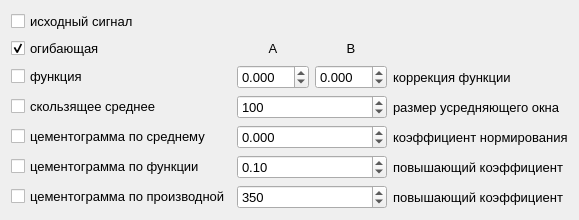
   <widget class="QWidget" name="gridLayoutWidget">
    <property name="geometry">
     <rect>
      <x>130</x>
      <y>720</y>
      <width>543</width>
      <height>201</height>
     </rect>
    </property>
    <layout class="QGridLayout" name="gridLayout" columnstretch="6,0,0">
     <property name="sizeConstraint">
      <enum>QLayout::SetDefaultConstraint</enum>
     </property>
     <item row="6" column="2">
      <widget class="QLabel" name="label_10">
       <property name="font">
        <font>
         <pointsize>10</pointsize>
        </font>
       </property>
       <property name="text">
        <string>повышающий коэффициент</string>
       </property>
      </widget>
     </item>
     <item row="5" column="0">
      <widget class="QCheckBox" name="checkBox_rel_ampl">
       <property name="font">
        <font>
         <pointsize>10</pointsize>
        </font>
       </property>
       <property name="text">
        <string>цементограмма по функции</string>
       </property>
      </widget>
     </item>
     <item row="4" column="0">
      <widget class="QCheckBox" name="checkBox_norm">
       <property name="font">
        <font>
         <pointsize>10</pointsize>
        </font>
       </property>
       <property name="text">
        <string>цементограмма по среднему</string>
       </property>
      </widget>
     </item>
     <item row="5" column="1">
      <widget class="QDoubleSpinBox" name="doubleSpinBox_coeff_func">
       <property name="font">
        <font>
         <pointsize>10</pointsize>
        </font>
       </property>
       <property name="minimum">
        <double>-1.000000000000000</double>
       </property>
       <property name="maximum">
        <double>1.000000000000000</double>
       </property>
       <property name="singleStep">
        <double>0.010000000000000</double>
       </property>
       <property name="value">
        <double>0.100000000000000</double>
       </property>
      </widget>
     </item>
     <item row="2" column="2">
      <widget class="QLabel" name="label_4">
       <property name="font">
        <font>
         <pointsize>10</pointsize>
        </font>
       </property>
       <property name="text">
        <string>коррекция функции</string>
       </property>
      </widget>
     </item>
     <item row="4" column="2">
      <widget class="QLabel" name="label_2">
       <property name="font">
        <font>
         <pointsize>10</pointsize>
        </font>
       </property>
       <property name="text">
        <string>коэффициент нормирования</string>
       </property>
      </widget>
     </item>
     <item row="2" column="0">
      <widget class="QCheckBox" name="checkBox_func">
       <property name="font">
        <font>
         <pointsize>10</pointsize>
        </font>
       </property>
       <property name="text">
        <string>функция</string>
       </property>
      </widget>
     </item>
     <item row="3" column="2">
      <widget class="QLabel" name="label">
       <property name="font">
        <font>
         <pointsize>10</pointsize>
        </font>
       </property>
       <property name="text">
        <string>размер усредняющего окна</string>
       </property>
      </widget>
     </item>
     <item row="5" column="2">
      <widget class="QLabel" name="label_5">
       <property name="font">
        <font>
         <pointsize>10</pointsize>
        </font>
       </property>
       <property name="text">
        <string>повышающий коэффициент</string>
       </property>
      </widget>
     </item>
     <item row="6" column="0">
      <widget class="QCheckBox" name="checkBox_diff_result">
       <property name="font">
        <font>
         <pointsize>10</pointsize>
        </font>
       </property>
       <property name="text">
        <string>цементограмма по производной</string>
       </property>
      </widget>
     </item>
     <item row="6" column="1">
      <widget class="QSpinBox" name="spinBox_coeff_dif_res">
       <property name="font">
        <font>
         <pointsize>10</pointsize>
        </font>
       </property>
       <property name="maximum">
        <number>10000</number>
       </property>
       <property name="singleStep">
        <number>20</number>
       </property>
       <property name="value">
        <number>350</number>
       </property>
       <property name="displayIntegerBase">
        <number>10</number>
       </property>
      </widget>
     </item>
     <item row="1" column="0">
      <widget class="QCheckBox" name="checkBox_envelop">
       <property name="font">
        <font>
         <pointsize>10</pointsize>
        </font>
       </property>
       <property name="text">
        <string>огибающая</string>
       </property>
       <property name="checked">
        <bool>true</bool>
       </property>
      </widget>
     </item>
     <item row="0" column="0">
      <widget class="QCheckBox" name="checkBox_origin_sig">
       <property name="font">
        <font>
         <pointsize>10</pointsize>
        </font>
       </property>
       <property name="text">
        <string>исходный сигнал</string>
       </property>
      </widget>
     </item>
     <item row="3" column="0">
      <widget class="QCheckBox" name="checkBox_mean">
       <property name="font">
        <font>
         <pointsize>10</pointsize>
        </font>
       </property>
       <property name="text">
        <string>скользящее среднее</string>
       </property>
      </widget>
     </item>
     <item row="3" column="1">
      <widget class="QSpinBox" name="spinBox_mean_win">
       <property name="font">
        <font>
         <pointsize>10</pointsize>
        </font>
       </property>
       <property name="minimum">
        <number>1</number>
       </property>
       <property name="maximum">
        <number>1000</number>
       </property>
       <property name="singleStep">
        <number>5</number>
       </property>
       <property name="value">
        <number>100</number>
       </property>
      </widget>
     </item>
     <item row="4" column="1">
      <widget class="QDoubleSpinBox" name="doubleSpinBox_coeff_norm">
       <property name="font">
        <font>
         <pointsize>10</pointsize>
        </font>
       </property>
       <property name="decimals">
        <number>3</number>
       </property>
       <property name="minimum">
        <double>-1.000000000000000</double>
       </property>
       <property name="maximum">
        <double>1.000000000000000</double>
       </property>
       <property name="singleStep">
        <double>0.001000000000000</double>
       </property>
      </widget>
     </item>
     <item row="2" column="1">
      <layout class="QHBoxLayout" name="horizontalLayout_31">
       <item>
        <widget class="QDoubleSpinBox" name="doubleSpinBox_kA">
         <property name="font">
          <font>
           <pointsize>10</pointsize>
          </font>
         </property>
         <property name="decimals">
          <number>3</number>
         </property>
         <property name="minimum">
          <double>-10.000000000000000</double>
         </property>
         <property name="maximum">
          <double>10.000000000000000</double>
         </property>
         <property name="singleStep">
          <double>0.010000000000000</double>
         </property>
        </widget>
       </item>
       <item>
        <widget class="QDoubleSpinBox" name="doubleSpinBox_kB">
         <property name="font">
          <font>
           <pointsize>10</pointsize>
          </font>
         </property>
         <property name="decimals">
          <number>3</number>
         </property>
         <property name="minimum">
          <double>-10.000000000000000</double>
         </property>
         <property name="maximum">
          <double>10.000000000000000</double>
         </property>
         <property name="singleStep">
          <double>0.001000000000000</double>
         </property>
        </widget>
       </item>
      </layout>
     </item>
     <item row="1" column="1">
      <layout class="QHBoxLayout" name="horizontalLayout_32">
       <item>
        <widget class="QLabel" name="label_49">
         <property name="font">
          <font>
           <pointsize>10</pointsize>
          </font>
         </property>
         <property name="text">
          <string>A</string>
         </property>
         <property name="alignment">
          <set>Qt::AlignCenter</set>
         </property>
        </widget>
       </item>
       <item>
        <widget class="QLabel" name="label_50">
         <property name="font">
          <font>
           <pointsize>10</pointsize>
          </font>
         </property>
         <property name="text">
          <string>B</string>
         </property>
         <property name="alignment">
          <set>Qt::AlignCenter</set>
         </property>
        </widget>
       </item>
      </layout>
     </item>
    </layout>
   </widget>
